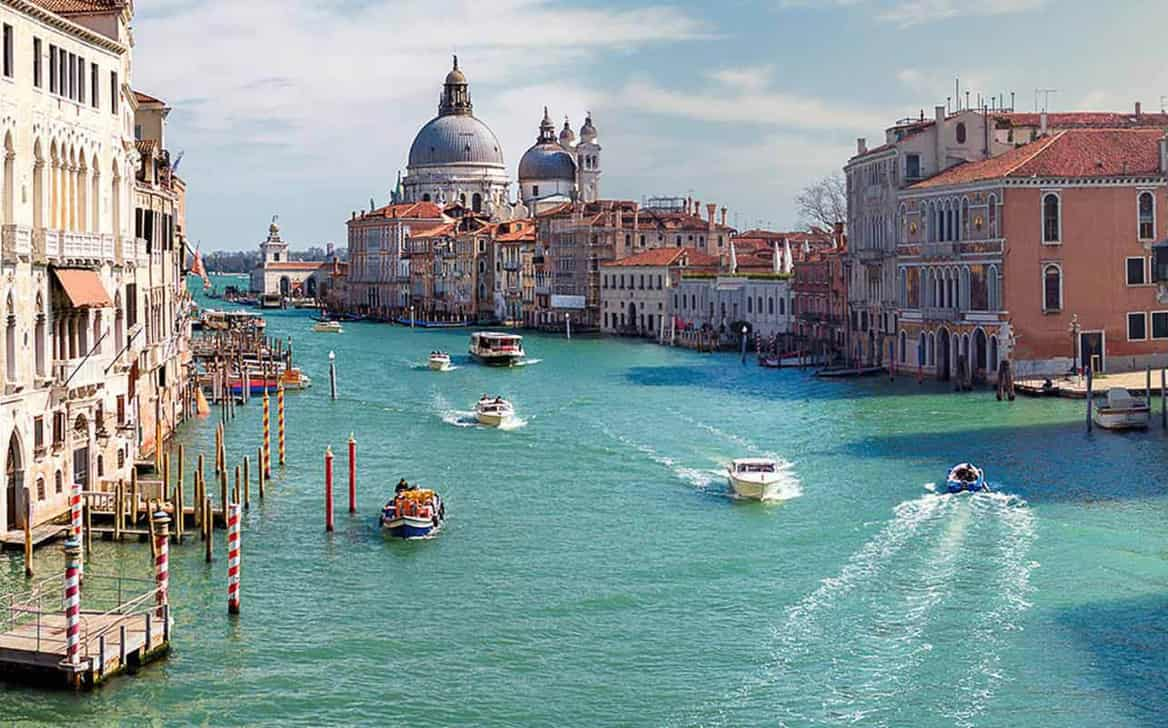
#> input picture basic_opencv/dataset/italy.jpg, 1168 x 728 px
$ python mask.py
#> lines starting #> are read from the running program, lines starting #| are printed output that depends on the picture; after the words box and inside, x2 and y2 are one past the last pixel; in counts of white or black regions, pixels touching at a corner belong together
import numpy as np
import argparse
import cv2

ap = argparse.ArgumentParser()
ap.add_argument("-i", "--image", type=str, default="dataset/italy.jpg", help="path to the input image")
args = vars(ap.parse_args())

image = cv2.imread(args["image"])
#> image is the input picture: shape (728, 1168, 3); mean B, G, R 149.7, 149.1, 132.2
cv2.imshow("Original", image)

mask = np.zeros(image.shape[:2], dtype="uint8")
cv2.rectangle(mask, (0, 90), (290, 450), 255, -1)
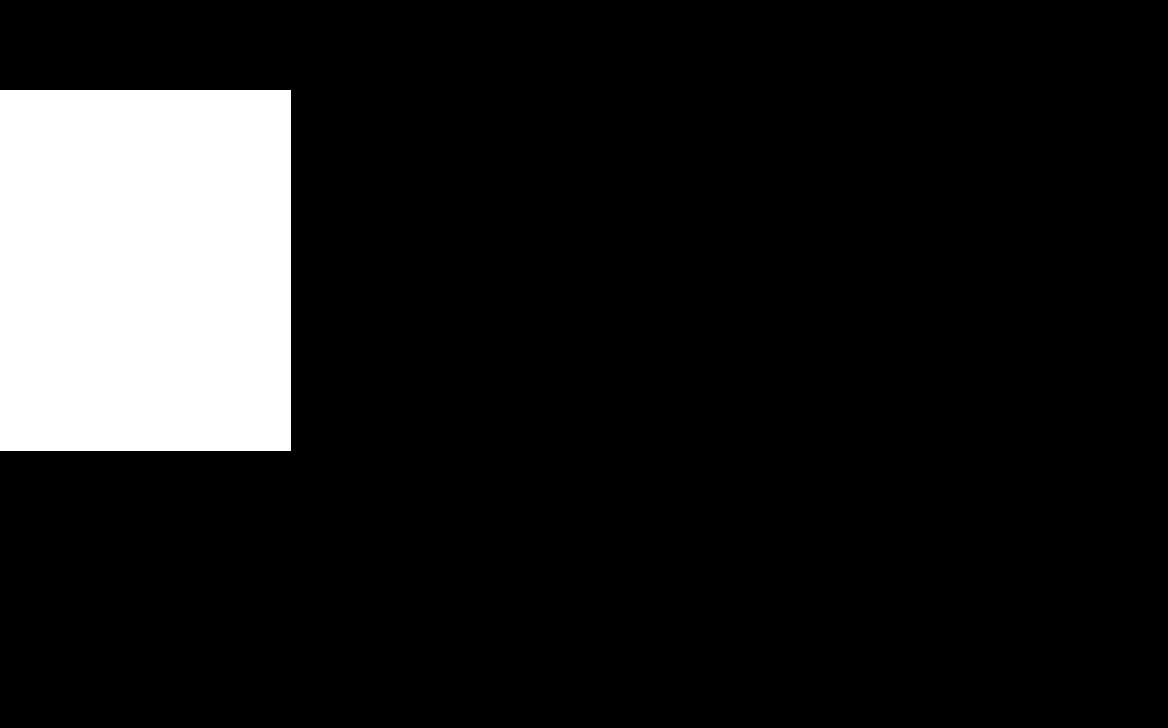
#> mask: shape (728, 1168); 12.4% white; 1 white region, box (x1, y1, x2, y2) and area: (0, 90, 291, 451) 105051
cv2.imshow("Rectangular Mask", mask)

masked = cv2.bitwise_and(image, image, mask=mask)
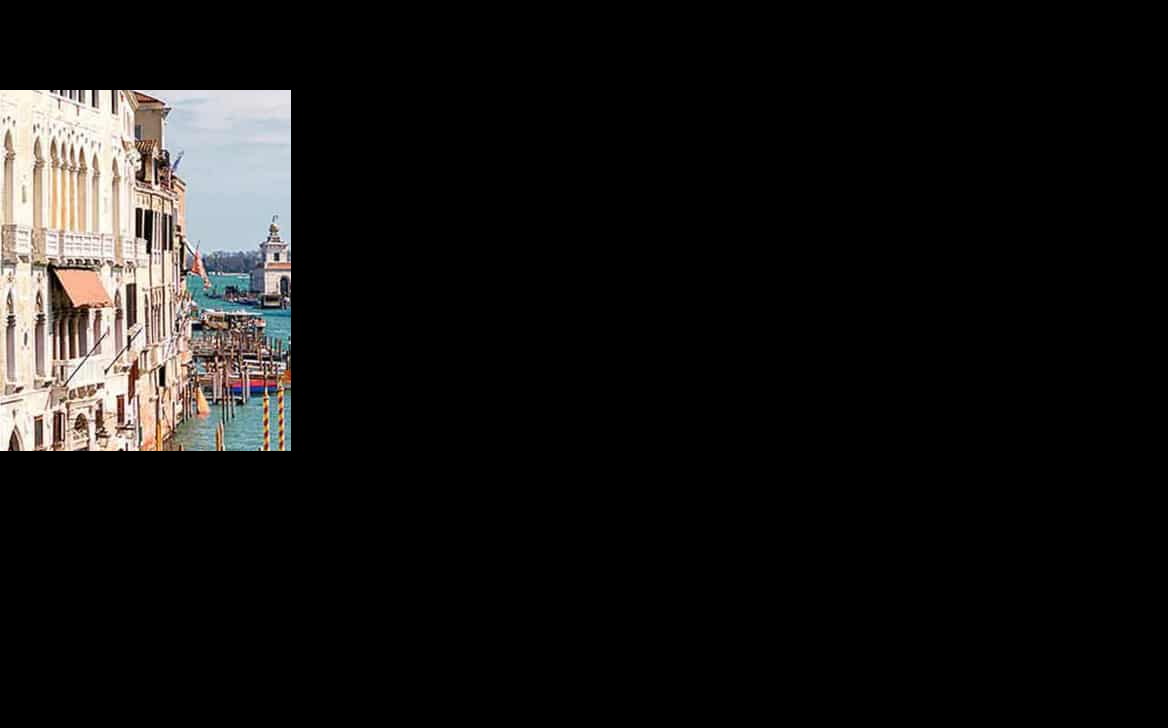
#> masked: shape (728, 1168, 3); mean B, G, R 20.4, 21.4, 22.5
cv2.imshow("Mask Applied to Image", masked)
cv2.waitKey(0)

mask = np.zeros(image.shape[:2], dtype="uint8")
cv2.circle(mask, (145, 200), 100, 255, -1)
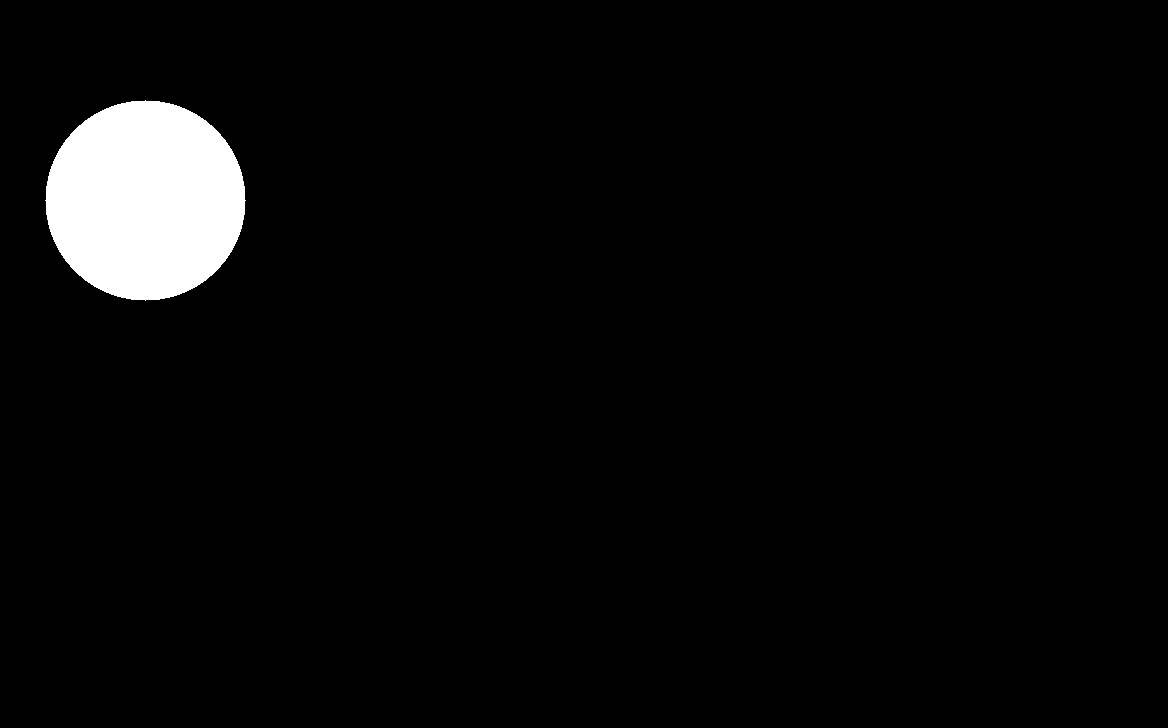
#> mask: shape (728, 1168); 3.7% white; 1 white region, box (x1, y1, x2, y2) and area: (45, 100, 246, 301) 31417
masked = cv2.bitwise_and(image, image, mask=mask)
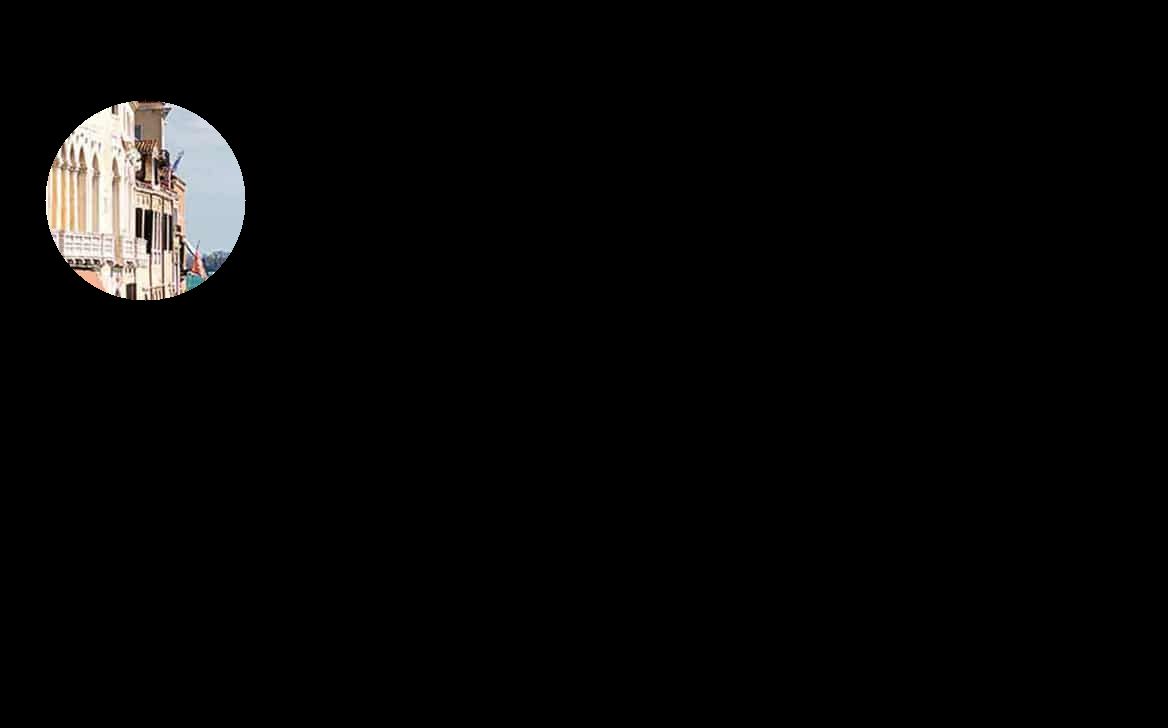
#> masked: shape (728, 1168, 3); mean B, G, R 6.6, 6.8, 7.2

cv2.imshow("Circular Mask", mask)
cv2.imshow("Mask Applied to Image", masked)
cv2.waitKey(0)
